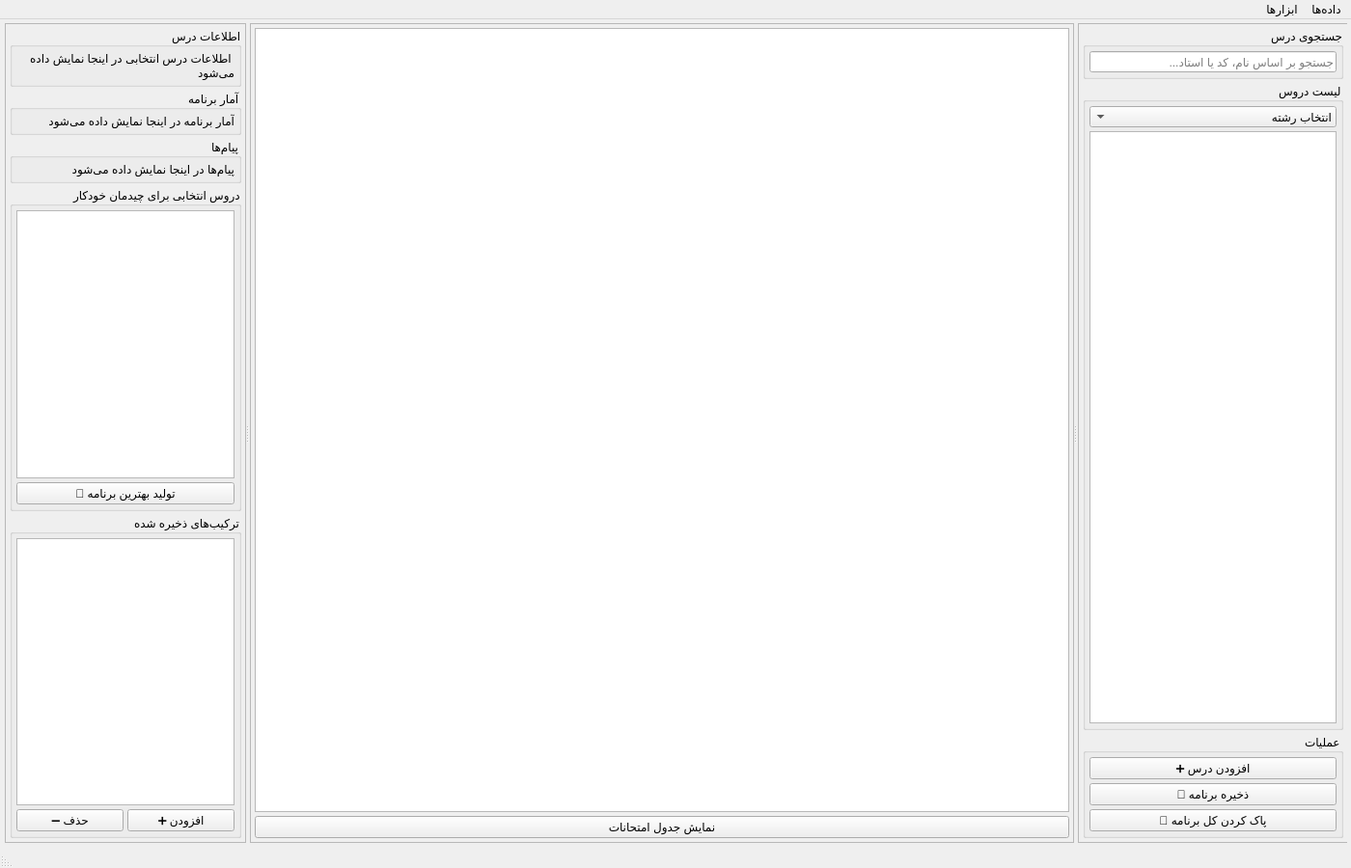
<?xml version="1.0" encoding="UTF-8"?>
<ui version="4.0">
 <class>MainWindow</class>
 <widget class="QMainWindow" name="MainWindow">
  <property name="enabled">
   <bool>true</bool>
  </property>
  <property name="geometry">
   <rect>
    <x>0</x>
    <y>0</y>
    <width>1400</width>
    <height>900</height>
   </rect>
  </property>
  <property name="minimumSize">
   <size>
    <width>1200</width>
    <height>700</height>
   </size>
  </property>
  <property name="windowTitle">
   <string>🎓 برنامه‌ریز انتخاب واحد - Schedule Planner v2.1</string>
  </property>
  <property name="layoutDirection">
   <enum>Qt::RightToLeft</enum>
  </property>
  <widget class="QWidget" name="centralwidget">
   <layout class="QHBoxLayout" name="horizontalLayout">
    <property name="spacing">
     <number>4</number>
    </property>
    <property name="leftMargin">
     <number>4</number>
    </property>
    <property name="topMargin">
     <number>4</number>
    </property>
    <property name="rightMargin">
     <number>4</number>
    </property>
    <property name="bottomMargin">
     <number>4</number>
    </property>
    <item>
     <widget class="QSplitter" name="main_splitter">
      <property name="orientation">
       <enum>Qt::Horizontal</enum>
      </property>
      <property name="handleWidth">
       <number>4</number>
      </property>
      <property name="childrenCollapsible">
       <bool>false</bool>
      </property>
      <widget class="QFrame" name="left_panel">
       <property name="sizePolicy">
        <sizepolicy hsizetype="Preferred" vsizetype="Expanding">
         <horstretch>25</horstretch>
         <verstretch>0</verstretch>
        </sizepolicy>
       </property>
       <property name="minimumSize">
        <size>
         <width>280</width>
         <height>0</height>
        </size>
       </property>
       <property name="maximumSize">
        <size>
         <width>400</width>
         <height>16777215</height>
        </size>
       </property>
       <property name="frameShape">
        <enum>QFrame::StyledPanel</enum>
       </property>
       <property name="frameShadow">
        <enum>QFrame::Raised</enum>
       </property>
       <property name="lineWidth">
        <number>1</number>
       </property>
       <layout class="QVBoxLayout" name="left_panel_layout">
        <property name="spacing">
         <number>4</number>
        </property>
        <property name="leftMargin">
         <number>4</number>
        </property>
        <property name="topMargin">
         <number>4</number>
        </property>
        <property name="rightMargin">
         <number>4</number>
        </property>
        <property name="bottomMargin">
         <number>4</number>
        </property>
        <item>
         <widget class="QGroupBox" name="search_group">
          <property name="mouseTracking">
           <bool>false</bool>
          </property>
          <property name="tabletTracking">
           <bool>false</bool>
          </property>
          <property name="acceptDrops">
           <bool>false</bool>
          </property>
          <property name="autoFillBackground">
           <bool>false</bool>
          </property>
          <property name="inputMethodHints">
           <set>Qt::ImhNone</set>
          </property>
          <property name="title">
           <string>جستجوی درس</string>
          </property>
          <property name="flat">
           <bool>false</bool>
          </property>
          <property name="checkable">
           <bool>false</bool>
          </property>
          <layout class="QHBoxLayout" name="search_layout">
           <property name="spacing">
            <number>4</number>
           </property>
           <property name="leftMargin">
            <number>4</number>
           </property>
           <property name="topMargin">
            <number>4</number>
           </property>
           <property name="rightMargin">
            <number>4</number>
           </property>
           <property name="bottomMargin">
            <number>4</number>
           </property>
           <item>
            <widget class="QLineEdit" name="search_box">
             <property name="placeholderText">
              <string>جستجو بر اساس نام، کد یا استاد...</string>
             </property>
            </widget>
           </item>
          </layout>
         </widget>
        </item>
        <item>
         <widget class="QGroupBox" name="course_list_group">
          <property name="title">
           <string>لیست دروس</string>
          </property>
          <layout class="QVBoxLayout" name="course_list_layout">
           <property name="spacing">
            <number>4</number>
           </property>
           <property name="leftMargin">
            <number>4</number>
           </property>
           <property name="topMargin">
            <number>4</number>
           </property>
           <property name="rightMargin">
            <number>4</number>
           </property>
           <property name="bottomMargin">
            <number>4</number>
           </property>
           <item>
            <widget class="QComboBox" name="comboBox">
             <item>
              <property name="text">
               <string>انتخاب رشته</string>
              </property>
             </item>
            </widget>
           </item>
           <item>
            <widget class="QListWidget" name="course_list">
             <property name="sizePolicy">
              <sizepolicy hsizetype="Expanding" vsizetype="Expanding">
               <horstretch>0</horstretch>
               <verstretch>1</verstretch>
              </sizepolicy>
             </property>
             <property name="minimumSize">
              <size>
               <width>0</width>
               <height>200</height>
              </size>
             </property>
            </widget>
           </item>
          </layout>
         </widget>
        </item>
        <item>
         <widget class="QGroupBox" name="actions_group">
          <property name="title">
           <string>عملیات</string>
          </property>
          <layout class="QVBoxLayout" name="actions_layout">
           <property name="spacing">
            <number>4</number>
           </property>
           <property name="leftMargin">
            <number>4</number>
           </property>
           <property name="topMargin">
            <number>4</number>
           </property>
           <property name="rightMargin">
            <number>4</number>
           </property>
           <property name="bottomMargin">
            <number>4</number>
           </property>
           <item>
            <widget class="QPushButton" name="success_btn">
             <property name="text">
              <string>➕ افزودن درس</string>
             </property>
            </widget>
           </item>
           <item>
            <widget class="QPushButton" name="detailed_info_btn">
             <property name="text">
              <string>💾 ذخیره برنامه</string>
             </property>
            </widget>
           </item>
           <item>
            <widget class="QPushButton" name="clear_schedule_btn">
             <property name="text">
              <string>🧹 پاک کردن کل برنامه</string>
             </property>
            </widget>
           </item>
          </layout>
         </widget>
        </item>
       </layout>
      </widget>
      <widget class="QFrame" name="center_panel">
       <property name="sizePolicy">
        <sizepolicy hsizetype="Expanding" vsizetype="Expanding">
         <horstretch>50</horstretch>
         <verstretch>0</verstretch>
        </sizepolicy>
       </property>
       <property name="minimumSize">
        <size>
         <width>600</width>
         <height>0</height>
        </size>
       </property>
       <property name="frameShape">
        <enum>QFrame::StyledPanel</enum>
       </property>
       <property name="frameShadow">
        <enum>QFrame::Raised</enum>
       </property>
       <layout class="QVBoxLayout" name="center_panel_layout">
        <property name="spacing">
         <number>4</number>
        </property>
        <property name="leftMargin">
         <number>4</number>
        </property>
        <property name="topMargin">
         <number>4</number>
        </property>
        <property name="rightMargin">
         <number>4</number>
        </property>
        <property name="bottomMargin">
         <number>4</number>
        </property>
        <item>
         <widget class="QTableWidget" name="schedule_table">
          <property name="sizePolicy">
           <sizepolicy hsizetype="Expanding" vsizetype="Expanding">
            <horstretch>0</horstretch>
            <verstretch>0</verstretch>
           </sizepolicy>
          </property>
          <property name="minimumSize">
           <size>
            <width>580</width>
            <height>400</height>
           </size>
          </property>
          <property name="alternatingRowColors">
           <bool>true</bool>
          </property>
          <property name="selectionMode">
           <enum>QAbstractItemView::SingleSelection</enum>
          </property>
          <property name="horizontalScrollBarPolicy">
           <enum>Qt::ScrollBarAsNeeded</enum>
          </property>
          <property name="verticalScrollBarPolicy">
           <enum>Qt::ScrollBarAsNeeded</enum>
          </property>
          <attribute name="horizontalHeaderStretchLastSection">
           <bool>true</bool>
          </attribute>
          <attribute name="horizontalHeaderCascadingSectionResizes">
           <bool>true</bool>
          </attribute>
          <attribute name="verticalHeaderVisible">
           <bool>true</bool>
          </attribute>
          <attribute name="verticalHeaderStretchLastSection">
           <bool>false</bool>
          </attribute>
         </widget>
        </item>
        <item>
         <widget class="QPushButton" name="showExamPagebtn">
          <property name="text">
           <string>نمایش جدول امتحانات</string>
          </property>
         </widget>
        </item>
       </layout>
      </widget>
      <widget class="QFrame" name="right_panel">
       <property name="sizePolicy">
        <sizepolicy hsizetype="Preferred" vsizetype="Expanding">
         <horstretch>25</horstretch>
         <verstretch>0</verstretch>
        </sizepolicy>
       </property>
       <property name="minimumSize">
        <size>
         <width>250</width>
         <height>0</height>
        </size>
       </property>
       <property name="maximumSize">
        <size>
         <width>350</width>
         <height>16777215</height>
        </size>
       </property>
       <property name="frameShape">
        <enum>QFrame::StyledPanel</enum>
       </property>
       <property name="frameShadow">
        <enum>QFrame::Raised</enum>
       </property>
       <layout class="QVBoxLayout" name="right_panel_layout">
        <property name="spacing">
         <number>4</number>
        </property>
        <property name="leftMargin">
         <number>4</number>
        </property>
        <property name="topMargin">
         <number>4</number>
        </property>
        <property name="rightMargin">
         <number>4</number>
        </property>
        <property name="bottomMargin">
         <number>4</number>
        </property>
        <item>
         <widget class="QGroupBox" name="info_group">
          <property name="title">
           <string>اطلاعات درس</string>
          </property>
          <layout class="QVBoxLayout" name="info_layout">
           <property name="spacing">
            <number>4</number>
           </property>
           <property name="leftMargin">
            <number>4</number>
           </property>
           <property name="topMargin">
            <number>4</number>
           </property>
           <property name="rightMargin">
            <number>4</number>
           </property>
           <property name="bottomMargin">
            <number>4</number>
           </property>
           <item>
            <widget class="QLabel" name="course_info_label">
             <property name="text">
              <string>اطلاعات درس انتخابی در اینجا نمایش داده می‌شود</string>
             </property>
             <property name="alignment">
              <set>Qt::AlignLeading|Qt::AlignLeft|Qt::AlignTop</set>
             </property>
             <property name="wordWrap">
              <bool>true</bool>
             </property>
            </widget>
           </item>
          </layout>
         </widget>
        </item>
        <item>
         <widget class="QGroupBox" name="stats_group">
          <property name="title">
           <string>آمار برنامه</string>
          </property>
          <layout class="QVBoxLayout" name="stats_layout">
           <property name="spacing">
            <number>4</number>
           </property>
           <property name="leftMargin">
            <number>4</number>
           </property>
           <property name="topMargin">
            <number>4</number>
           </property>
           <property name="rightMargin">
            <number>4</number>
           </property>
           <property name="bottomMargin">
            <number>4</number>
           </property>
           <item>
            <widget class="QLabel" name="stats_label">
             <property name="text">
              <string>آمار برنامه در اینجا نمایش داده می‌شود</string>
             </property>
             <property name="wordWrap">
              <bool>true</bool>
             </property>
            </widget>
           </item>
          </layout>
         </widget>
        </item>
        <item>
         <widget class="QGroupBox" name="notifications_group">
          <property name="title">
           <string>پیام‌ها</string>
          </property>
          <layout class="QVBoxLayout" name="notifications_layout">
           <property name="spacing">
            <number>4</number>
           </property>
           <property name="leftMargin">
            <number>4</number>
           </property>
           <property name="topMargin">
            <number>4</number>
           </property>
           <property name="rightMargin">
            <number>4</number>
           </property>
           <property name="bottomMargin">
            <number>4</number>
           </property>
           <item>
            <widget class="QLabel" name="notifications_label">
             <property name="text">
              <string>پیام‌ها در اینجا نمایش داده می‌شود</string>
             </property>
             <property name="wordWrap">
              <bool>true</bool>
             </property>
            </widget>
           </item>
          </layout>
         </widget>
        </item>
        <item>
         <widget class="QGroupBox" name="auto_select_group">
          <property name="title">
           <string>دروس انتخابی برای چیدمان خودکار</string>
          </property>
          <layout class="QVBoxLayout" name="auto_select_layout">
           <property name="spacing">
            <number>4</number>
           </property>
           <property name="leftMargin">
            <number>4</number>
           </property>
           <property name="topMargin">
            <number>4</number>
           </property>
           <property name="rightMargin">
            <number>4</number>
           </property>
           <property name="bottomMargin">
            <number>4</number>
           </property>
           <item>
            <widget class="QListWidget" name="auto_select_list">
             <property name="sizePolicy">
              <sizepolicy hsizetype="Expanding" vsizetype="MinimumExpanding">
               <horstretch>0</horstretch>
               <verstretch>0</verstretch>
              </sizepolicy>
             </property>
             <property name="minimumSize">
              <size>
               <width>0</width>
               <height>100</height>
              </size>
             </property>
            </widget>
           </item>
           <item>
            <widget class="QPushButton" name="optimal_schedule_btn">
             <property name="text">
              <string>🤖 تولید بهترین برنامه</string>
             </property>
            </widget>
           </item>
          </layout>
         </widget>
        </item>
        <item>
         <widget class="QGroupBox" name="saved_combos_group">
          <property name="title">
           <string>ترکیب‌های ذخیره شده</string>
          </property>
          <layout class="QVBoxLayout" name="saved_combos_layout">
           <property name="spacing">
            <number>4</number>
           </property>
           <property name="leftMargin">
            <number>4</number>
           </property>
           <property name="topMargin">
            <number>4</number>
           </property>
           <property name="rightMargin">
            <number>4</number>
           </property>
           <property name="bottomMargin">
            <number>4</number>
           </property>
           <item>
            <widget class="QListWidget" name="saved_combos_list"/>
           </item>
           <item>
            <layout class="QHBoxLayout" name="auto_select_buttons_layout">
             <property name="spacing">
              <number>4</number>
             </property>
             <item>
              <widget class="QPushButton" name="add_to_auto_btn">
               <property name="text">
                <string>➕ افزودن</string>
               </property>
              </widget>
             </item>
             <item>
              <widget class="QPushButton" name="remove_from_auto_btn">
               <property name="text">
                <string>➖ حذف</string>
               </property>
              </widget>
             </item>
            </layout>
           </item>
          </layout>
         </widget>
        </item>
       </layout>
      </widget>
     </widget>
    </item>
   </layout>
  </widget>
  <widget class="QMenuBar" name="menubar">
   <property name="geometry">
    <rect>
     <x>0</x>
     <y>0</y>
     <width>1400</width>
     <height>21</height>
    </rect>
   </property>
   <widget class="QMenu" name="menu_data">
    <property name="title">
     <string>داده‌ها</string>
    </property>
    <addaction name="action_fetch_golestan"/>
    <addaction name="action_manual_fetch"/>
   </widget>
   <widget class="QMenu" name="menu_tools">
    <property name="title">
     <string>ابزارها</string>
    </property>
    <addaction name="action_show_exam_schedule"/>
    <addaction name="action_export_exam_schedule"/>
   </widget>
   <addaction name="menu_data"/>
   <addaction name="menu_tools"/>
  </widget>
  <widget class="QStatusBar" name="statusbar"/>
  <action name="action_fetch_golestan">
   <property name="text">
    <string>دریافت خودکار از گلستان</string>
   </property>
  </action>
  <action name="action_manual_fetch">
   <property name="text">
    <string>دریافت دستی از گلستان</string>
   </property>
  </action>
  <action name="action_show_exam_schedule">
   <property name="text">
    <string>نمایش برنامه امتحانات</string>
   </property>
  </action>
  <action name="action_export_exam_schedule">
   <property name="text">
    <string>صدور برنامه امتحانات</string>
   </property>
  </action>
 </widget>
 <resources/>
 <connections/>
</ui>
